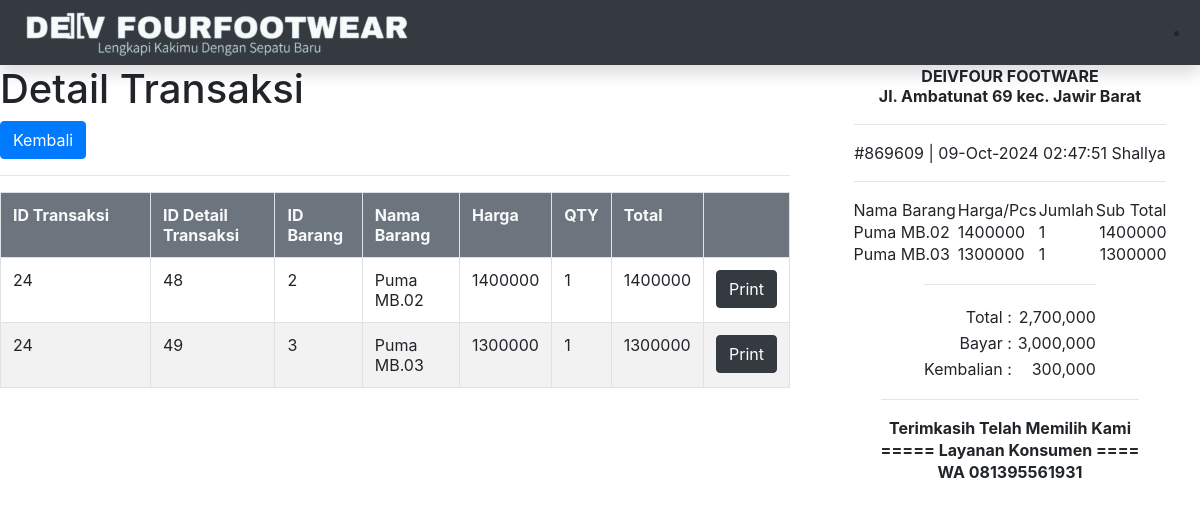
Page /detail.php?idtra=24 on the committed database.
### tables this page shows
CREATE TABLE `transaksi_detail` (
  `id_transaksi_detail` int(11) NOT NULL,
  `id_transaksi` int(11) NOT NULL,
  `id_barang` varchar(50) NOT NULL,
  `nama_barang` varchar(50) NOT NULL,
  `harga` int(11) NOT NULL,
  `qty` int(11) NOT NULL,
  `total` int(11) NOT NULL
);

CREATE TABLE `transaksi` (
  `id_transaksi` int(11) NOT NULL,
  `tanggal_waktu` datetime NOT NULL,
  `nomor` varchar(20) NOT NULL,
  `total` int(11) NOT NULL,
  `nama` varchar(50) NOT NULL,
  `bayar` int(11) NOT NULL,
  `kembali` int(11) NOT NULL,
  `tanggal` date DEFAULT NULL
);

### detail.php (the view, shortened to what this page needs)
<?php
include 'config.php';
$id_trx=$_GET['idtra'];
$data = mysqli_query($koneksi, "SELECT * FROM transaksi WHERE id_transaksi='$id_trx'");
$trx = mysqli_fetch_assoc($data);
$detail = mysqli_query($koneksi, "SELECT transaksi_detail.*, barang.nama FROM `transaksi_detail` INNER JOIN barang ON transaksi_detail.id_barang=barang.id_barang WHERE transaksi_detail.id_transaksi='$id_trx'");
?>
<link rel="stylesheet" href="https://stackpath.bootstrapcdn.com/bootstrap/4.5.0/css/bootstrap.min.css">
<body>
	<nav class="navbar navbar-dark sticky-top bg-dark flex-md-nowrap p-0 shadow">
		<a class="navbar-brand col-md-3 col-lg-1 mr-0 px-3" href="kasir.php"><img src="img/name.png" width="400px"></a>
	<li class="nav-item p-1">
	  </li>
	</nav>
	<div class="row">
	<div class="col-8">
	<h1>Detail Transaksi</h1>
	<a href="kasir.php" class="btn btn-primary">Kembali</a>
	<hr>
	<table class="table table-bordered table-striped">
		<tr class="bg-secondary text-light">
			<th width="150px">ID Transaksi</th>
			<th>ID Detail Transaksi</th>
			<th>ID Barang</th>
			<th>Nama Barang</th>
			<th>Harga</th>
			<th>QTY</th>
			<th>Total</th>
			<th></th>
		</tr>
		<?php
		while($row=$detail->fetch_array()){
		?>
		<tr>
			<td><?=$row['id_transaksi']?></td>
			<td><?=$row['id_transaksi_detail']?></td>
			<td><?=$row['id_barang']?></td>
			<td><?=$row['nama_barang']?></td>
			<td><?=$row['harga']?></td>
			<td><?=$row['qty']?></td>
			<td><?=$row['total']?></td>
			<td><a href="print.php?idtrx=<?=$row['id_transaksi']?>" class="btn btn-dark">Print</a></td>
		</tr>
		<?php } ?>
	</table>
</div>
<div class="col-4">
	<div align="center">
		<table border="0" cellpadding="1" cellspacing="0" >
			<tr align="center">
				<th>DEIVFOUR FOOTWARE<br>
					Jl. Ambatunat 69 kec. Jawir Barat <br>
				</th>
			</tr>
			<tr align="center"><td><hr></td></tr>
			<tr>
				<td>#<?=$trx['nomor']?> | <?=date('d-M-Y H:i:s', strtotime($trx['tanggal_waktu']))?> <?=$trx['nama']?></td>
			</tr>
			<tr><td><hr></td></tr>
		</table>
		<table border="0">
			<tr>
				<td>Nama Barang</td>
				<td>Harga/Pcs</td>
				<td>Jumlah</td>
				<td align="right">Sub Total</td>
			</tr>
			<?php
			$view=$koneksi->query("SELECT * from transaksi_detail WHERE id_transaksi='$id_trx'");
        while ($row = $view->fetch_array()) { ?>
			<tr>
				<td><?=$row['nama_barang'] ?></td>
				<td><?=$row['harga'] ?></td>
				<td><?=$row['qty'] ?></td>
				<td align="right"><?=$row['total'] ?></td>
			</tr>
		<?php }?>
		</table>
		<table border="0" cellpadding="3" cellspacing="0">
			<tr>
				<td colspan="4"><hr></td>
			</tr>
			<tr>
				<td align="right" colspan="3">Total :</td>
				<td align="right"><?=number_format($trx['total'])?></td>
			</tr>
			<tr>
				<td align="right" colspan="3">Bayar :</td>
				<td align="right"><?=number_format($trx['bayar'])?></td>
			</tr>
			<tr>
				<td align="right" colspan="3">Kembalian :</td>
				<td align="right"><?=number_format($trx['kembali'])?></td>
			</tr>
		</table>
		<table border="0" cellpadding="1" cellspacing="0">
			<tr><td><hr></td></tr>
			<tr align="center">
				<th>Terimkasih Telah Memilih Kami</th>
			</tr>
			<tr align="center">
				<th>===== Layanan Konsumen ====</th>
			</tr>
			<tr align="center">
				<th>WA 081395561931</th>
			</tr>
		</table>
	</div>
</div>
</div>
</body>

### rows in the picture
transaksi_detail: id_transaksi "24", id_transaksi_detail "48", id_barang "2", nama_barang "Puma MB.02", harga "1400000", qty "1", total "1400000"
transaksi_detail: id_transaksi "24", id_transaksi_detail "49", id_barang "3", nama_barang "Puma MB.03", harga "1300000", qty "1", total "1300000"
transaksi: nomor "869609", tanggal_waktu "09-Oct-2024 02:47:51", nama "Shallya", total "2,700,000", bayar "3,000,000", kembali "300,000"
